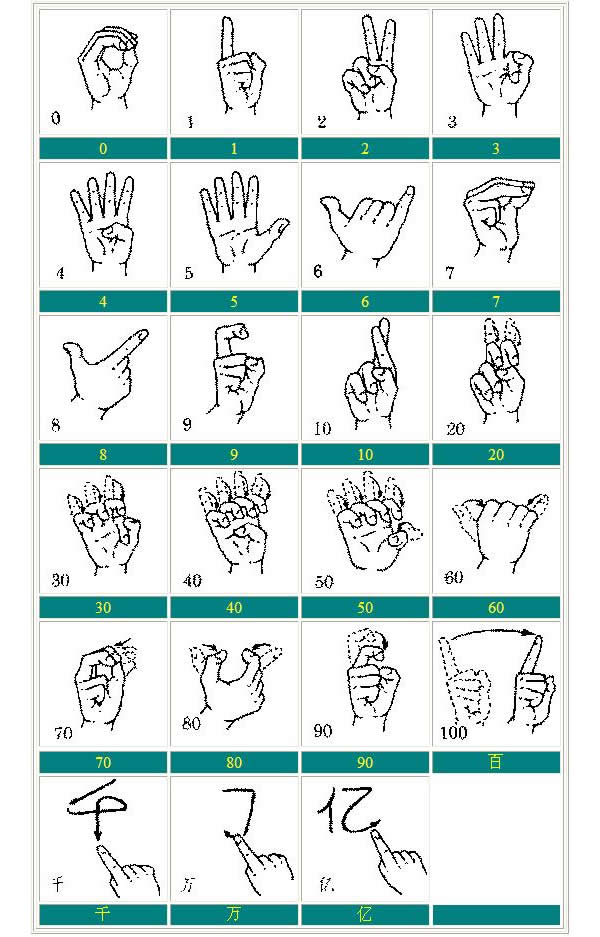
#> input picture numbers.jpg, 600 x 937 px
$ python '图像融合.py'
#> lines starting #> are read from the running program, lines starting #| are printed output that depends on the picture
import cv2

# 不同图像系数不同的融合
img_a = cv2.imread("numbers.jpg")[:500, :500]
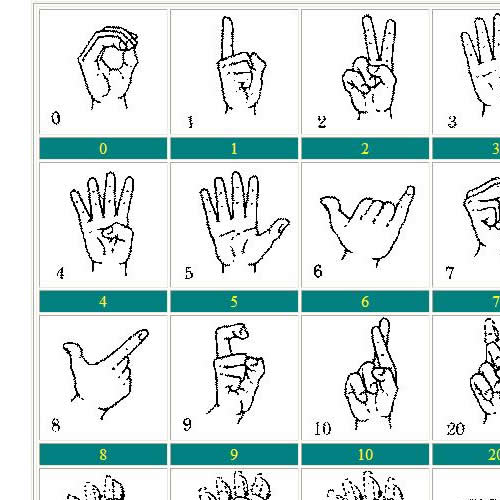
#> img_a: shape (500, 500, 3); mean B, G, R 224.9, 225.9, 212.1
img_b = cv2.imread("alphabet.jpg")[:500, :500]    # 确保相加的两个图片大小相等
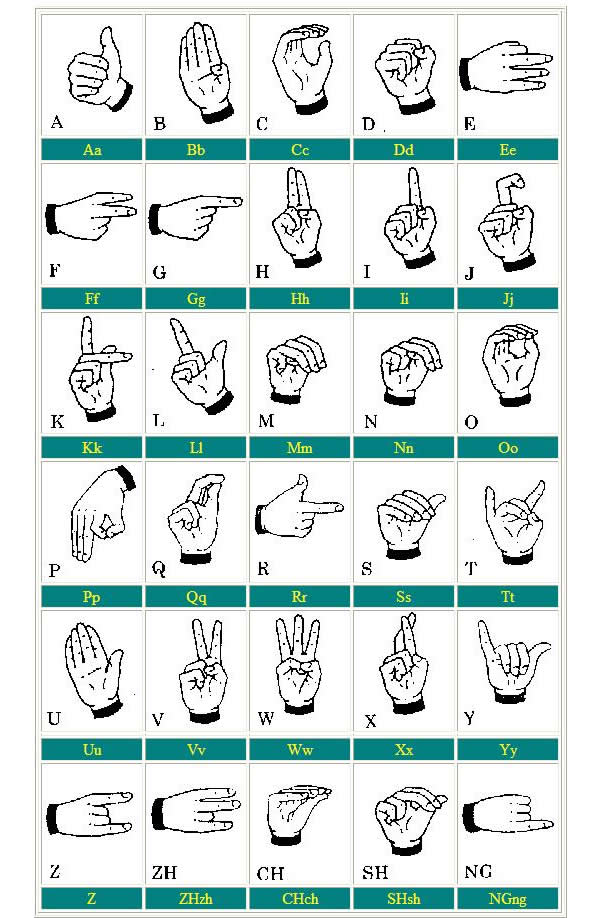
#> input picture alphabet.jpg, 600 x 918 px
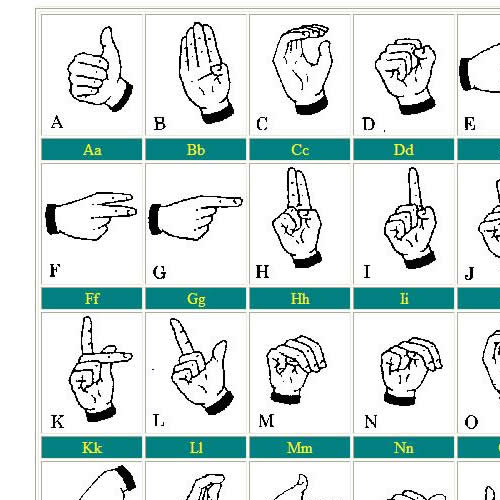
#> img_b: shape (500, 500, 3); mean B, G, R 221.5, 223, 209.6
result = cv2.addWeighted(img_a, 0.5, img_b, 0.5, -100)    # 最后一个参数:亮度调节值
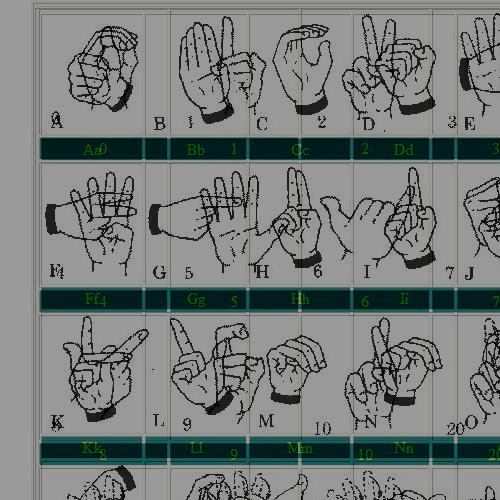
#> result: shape (500, 500, 3); mean B, G, R 123.6, 124.8, 119.1
cv2.imshow("result", result)
cv2.waitKey(0)
